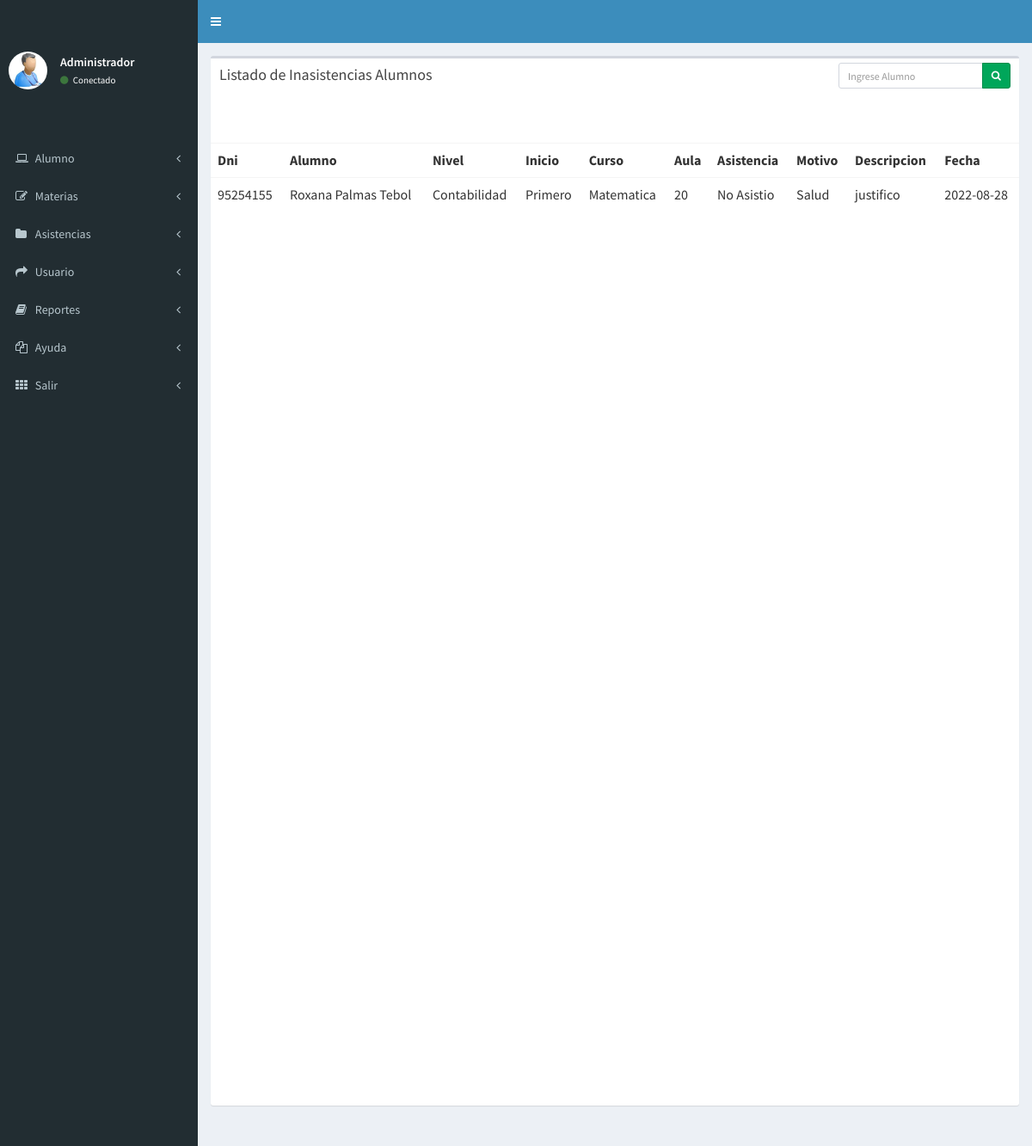
/buscar_asistencia_presente.php, run on the app's committed database.
### tables this page shows
CREATE TABLE `inasistencias` (
  `id_inasistencia` int(11) NOT NULL,
  `id_motivo` int(11) DEFAULT NULL,
  `id_curso` int(11) DEFAULT NULL,
  `id_alumno` int(11) DEFAULT NULL,
  `aula` varchar(50) DEFAULT NULL,
  `descripcion` varchar(50) DEFAULT NULL,
  `asistencia` varchar(50) DEFAULT NULL,
  `fecha` date DEFAULT NULL
);

CREATE TABLE `alumno` (
  `id_alumno` int(11) NOT NULL,
  `nombres` varchar(50) DEFAULT NULL,
  `dni` varchar(8) DEFAULT NULL,
  `id_nivel` int(11) DEFAULT NULL,
  `id_inicio` int(11) DEFAULT NULL,
  `aula` varchar(50) DEFAULT NULL,
  `turno` varchar(50) DEFAULT NULL,
  `fecha` date DEFAULT NULL
);

CREATE TABLE `nivel` (
  `id_nivel` int(11) NOT NULL,
  `nombres` varchar(50) DEFAULT NULL
);

CREATE TABLE `inicio` (
  `id_inicio` int(11) NOT NULL,
  `nombres` varchar(50) DEFAULT NULL
);

CREATE TABLE `curso` (
  `id_curso` int(11) NOT NULL,
  `nombres` varchar(50) DEFAULT NULL,
  `id_docente` int(11) DEFAULT NULL
);

CREATE TABLE `motivo` (
  `id_motivo` int(11) NOT NULL,
  `nombres` varchar(50) DEFAULT NULL
);

### buscar_asistencia_presente.php (the view, shortened to what this page needs)
<html>
<head>
  <link rel="stylesheet" href="bower_components/bootstrap/dist/css/bootstrap.min.css">
  <link rel="stylesheet" href="bower_components/font-awesome/css/font-awesome.min.css">
  <link rel="stylesheet" href="bower_components/Ionicons/css/ionicons.min.css">
  <link rel="stylesheet" href="dist/css/AdminLTE.min.css">
  <link rel="stylesheet" href="dist/css/skins/_all-skins.min.css">
  <link rel="stylesheet" href="bower_components/morris.js/morris.css">
  <link rel="stylesheet" href="bower_components/jvectormap/jquery-jvectormap.css">
  <link rel="stylesheet" href="bower_components/bootstrap-datepicker/dist/css/bootstrap-datepicker.min.css">
  <link rel="stylesheet" href="bower_components/bootstrap-daterangepicker/daterangepicker.css">
  <link rel="stylesheet" href="plugins/bootstrap-wysihtml5/bootstrap3-wysihtml5.min.css">
</head>
<body class="hold-transition skin-blue sidebar-mini">
<div class="wrapper">
  <header class="main-header">
    <nav class="navbar navbar-static-top">
      <a href="#" class="sidebar-toggle" data-toggle="push-menu" role="button">
      </a>
      <div class="navbar-custom-menu">
        <ul class="nav navbar-nav">
          <li class="">
            <a href="#" class="" data-toggle="">
            </a>
          </li>
          <li>
            <a href="#" data-toggle="control-sidebar"><i class=""></i></a>
          </li>
        </ul>
      </div>
    </nav>
  </header>
  <aside class="main-sidebar">
    <section class="sidebar">
      <div class="user-panel">
        <div class="pull-left image">
          <img src="imagenes/admin.jpg" class="img-circle" alt="User Image">
        </div>
        <div class="pull-left info">
          <p>Administrador</p>
          <a href="#"><i class="fa fa-circle text-success"></i> Conectado</a>
        </div>
      </div>
      <ul class="sidebar-menu" data-widget="tree">
        <li class="treeview">
          <a href="#">
        </li>
        <li class="treeview">
          <a href="#">
            <i class="fa fa-laptop"></i>
            <span>Alumno</span>
            <span class="pull-right-container">
              <i class="fa fa-angle-left pull-right"></i>
            </span>
          </a>
        </li>
<li class="treeview">
          <a href="#">
            <i class="fa fa-edit"></i> <span>Materias</span>
            <span class="pull-right-container">
              <i class="fa fa-angle-left pull-right"></i>
            </span>
          </a>
        </li>
        <li class="treeview">
          <a href="">
            <i class="fa fa-folder"></i> <span>Asistencias</span>
            <span class="pull-right-container">
              <i class="fa fa-angle-left pull-right"></i>
            </span>
          </a>
        </li>
        <li class="treeview">
          <a href="#">
            <i class="fa fa-share"></i> <span>Usuario</span>
            <span class="pull-right-container">
              <i class="fa fa-angle-left pull-right"></i>
            </span>
          </a>
        </li>
<li class="treeview">
          <a href="#">
            <i class="fa fa-book"></i> <span>Reportes</span>
            <span class="pull-right-container">
              <i class="fa fa-angle-left pull-right"></i>
            </span>
          </a>
        </li>
<li class="treeview">
          <a href="#">
            <i class="fa fa-files-o"></i> <span>Ayuda</span>
            <span class="pull-right-container">
              <i class="fa fa-angle-left pull-right"></i>
            </span>
          </a>
        </li>
<li class="treeview">
          <a href="#">
            <i class="fa fa-th"></i> <span>Salir</span>
            <span class="pull-right-container">
              <i class="fa fa-angle-left pull-right"></i>
            </span>
          </a>
                </li>
              </ul>
    </section>
  </aside>
<form action="buscar_asistencia_presente.php" method="get" class="form_search">
  <div class="content-wrapper">
    <section class="content-header">
      <div class="row">
        <div class="col-xs-12">
          <div class="box">
            <div class="box-header">
              <h3 class="box-title"><center>Listado de Inasistencias Alumnos</h3></center>
              <div class="box-tools">
                <div class="input-group input-group-sm" style="width: 200px;">
                  <input type="text" name ="busqueda"  class="form-control pull-right" placeholder="Ingrese Alumno" id="busqueda">
                  <div class="input-group-btn">
                    <button type="submit" class="btn btn-success"><i class="fa fa-search"> </i>   </button>
                  </div>
                </div>
              </div>
            </div>
            <div class="box-body table-responsive no-padding">
              <br><br>
              <table class="table table-hover">
                <tr>
             <td><b>Dni</b></td>
              <td><b>Alumno</b></td>
    <td><b>Nivel</b></td>
     <td><b>Inicio</b></td>
  <td><b>Curso</b></td>
  <td><b>Aula</b></td>
   <td><b>Asistencia</b></td>
      <td><b>Motivo</b></td>
       <td><b>Descripcion</b></td>
   <td><b>Fecha</b></td>
</tr>
<?php
include ("conectar.php");
$busqueda = $_REQUEST['busqueda'];
$query =mysqli_query($conexion,"
SELECT alumno.dni,alumno.nombres AS a, nivel.nombres AS n,inicio.nombres AS i,curso.nombres AS curso,alumno.aula,inasistencias.asistencia,motivo.nombres AS motivo,inasistencias.descripcion,inasistencias.fecha FROM inasistencias
 INNER JOIN curso ON    curso.id_curso=inasistencias.id_curso
INNER JOIN  alumno ON  alumno.id_alumno=inasistencias.id_alumno
INNER JOIN  nivel ON nivel.id_nivel=alumno.id_nivel
INNER JOIN inicio ON inicio.id_inicio=alumno.id_inicio
INNER JOIN motivo ON  motivo.id_motivo=inasistencias.id_motivo
   where alumno.nombres like '%$busqueda%'");
while($row = mysqli_fetch_array($query)){
  ?>
<tr>
  <td><?php echo $row['dni'];?></td>
  <td><?php echo $row['a'];?></td>
<td><?php echo $row['n'];?></td>
<td><?php echo $row['i'];?></td>
<td><?php echo $row['curso'];?></td>
<td><?php echo $row['aula']; ?></td>
<td><?php echo $row['asistencia']; ?></td>
<td><?php echo $row['motivo']; ?></td>
<td><?php echo $row['descripcion']; ?></td>
<td><?php echo $row['fecha'];?></td>
<br>
</tr>
<?php
}
?>
              </table>
         <br><br><br><br><br><br><br><br><br><br><br><br><br><br><br><br><br><br><br><br><br><br><br><br><br><br><br><br><br><br><br><br><br><br><br><br><br><br><br><br><br><br><br><br><br><br><br><br><br><br><br><br>
            </div>
          </div>
        </div>
      </div>
    </section>
</html>
</body>
</html>

### data on the page
inasistencias: id_alumno.dni "95254155", id_alumno.nombres "Roxana Palmas Tebol", nivel.nombres "Contabilidad", inicio.nombres "Primero", id_curso.nombres "Matematica", id_alumno.aula "20", asistencia "No Asistio", id_motivo.nombres "Salud", descripcion "justifico", fecha "2022-08-28"
